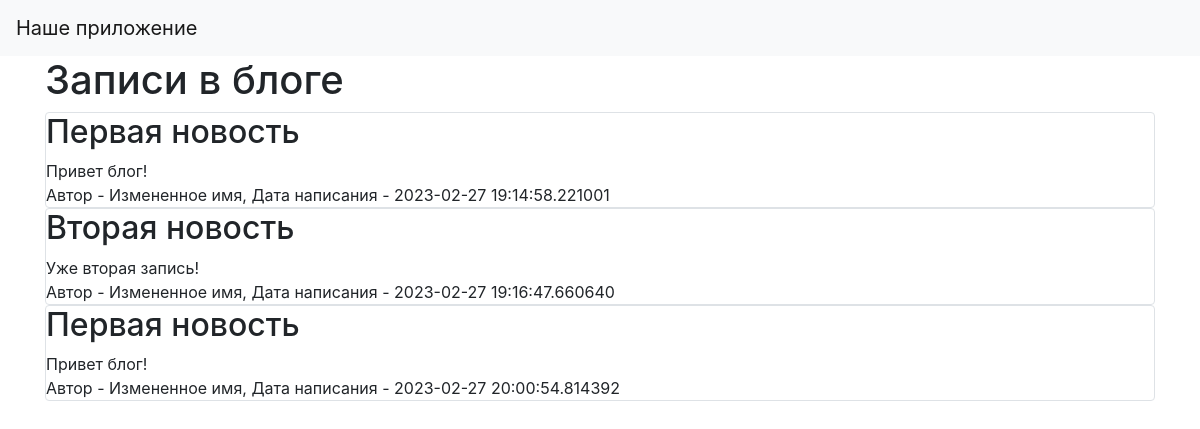
The page / on the database its author committed.
### data/news.py (models this page shows)
class News(SqlAlchemyBase):
    __tablename__ = 'news'
    id = sqlalchemy.Column(sqlalchemy.Integer,
                           primary_key=True, autoincrement=True)
    title = sqlalchemy.Column(sqlalchemy.String, nullable=True)
    content = sqlalchemy.Column(sqlalchemy.String, nullable=True)
    created_date = sqlalchemy.Column(sqlalchemy.DateTime,
                                     default=datetime.datetime.now)
    is_private = sqlalchemy.Column(sqlalchemy.Boolean, default=True)
    user_id = sqlalchemy.Column(sqlalchemy.Integer,
                                sqlalchemy.ForeignKey("users.id"))
    user = orm.relationship('User')

### data/users.py (models this page shows, shortened)
class User(SqlAlchemyBase):
    __tablename__ = 'users'
    id = sqlalchemy.Column(sqlalchemy.Integer,
                           primary_key=True, autoincrement=True)
    name = sqlalchemy.Column(sqlalchemy.String, nullable=True)
    about = sqlalchemy.Column(sqlalchemy.String, nullable=True)
    email = sqlalchemy.Column(sqlalchemy.String,
                              index=True, unique=True, nullable=True)
    hashed_password = sqlalchemy.Column(sqlalchemy.String, nullable=True)
    created_date = sqlalchemy.Column(sqlalchemy.DateTime,
                                     default=datetime.datetime.now)
    news = orm.relationship("News", back_populates='user')

### server.py (the view)
    @app.route("/")
    def index():
        db_sess = db_session.create_session()
        news = db_sess.query(News).filter(News.is_private != True)
        return render_template("index.html", news=news)

### data/db_session.py (called while the page is built)
def create_session() -> Session:
    global __factory
    return __factory()

### templates/index.html
{% extends "base.html" %}
{% block content %}
<h1>Записи в блоге</h1>
{% for item in news%}
<div class="col-md6 border rounded">
    <h2>{{item.title}}</h2>
    <div>
        {{item.content}}
    </div>
    <div>
        Автор - {{item.user.name}}, Дата написания - {{item.created_date}}
    </div>
</div>
{% endfor %}
{% endblock %}

### templates/base.html (shortened to what this page needs)
<!doctype html>
<html lang="ru">
<head>
    <link rel="stylesheet"
          href="https://stackpath.bootstrapcdn.com/bootstrap/4.4.1/css/bootstrap.min.css"
>
</head>
<body>
<header>
    <nav class="navbar navbar-light bg-light">
        <a class="navbar-brand" href="#">Наше приложение</a>
    </nav>
</header>
<main role="main" class="container">
    {% block content %}{% endblock %}
</main>
</body>
</html>

### rows shown on the page
News: title "Первая новость", content "Привет блог!", user.name "Измененное имя", created_date "2023-02-27 19:14:58.221001"
News: title "Вторая новость", content "Уже вторая запись!", user.name "Измененное имя", created_date "2023-02-27 19:16:47.660640"
News: title "Первая новость", content "Привет блог!", user.name "Измененное имя", created_date "2023-02-27 20:00:54.814392"
